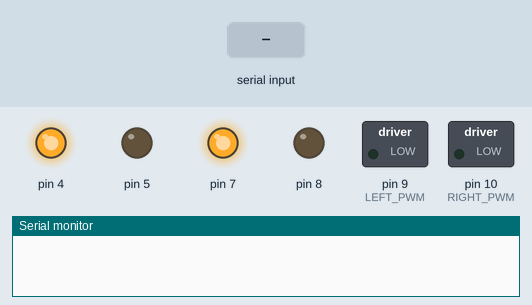
Recording of a sketch running on a simulated Arduino Uno, built with avr-gcc and run on an emulated ATmega328P. Shown: switched loads named in the sketch (green lamp = pin HIGH), output pins drawn as LEDs (lit = HIGH), the last lines printed to the serial monitor. The test bench sets the inputs (shaded band).

Above: at 1.2 s.
1.3 s: "w" received over the second serial link
At 1.8 s:
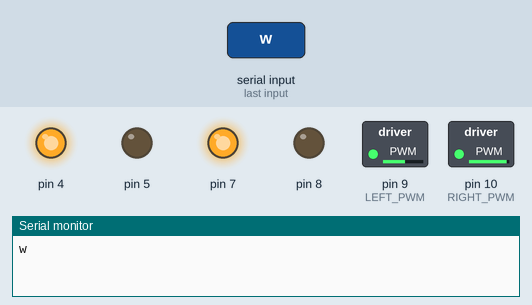
2.8 s: "s" received over the second serial link
At 4.0 s:
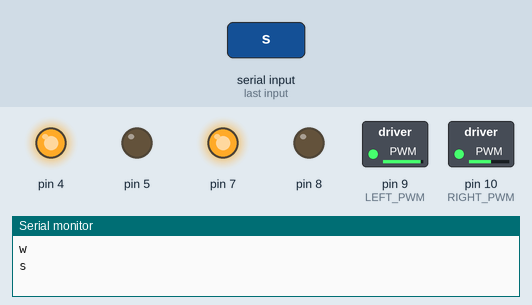
4.3 s: "q" received over the second serial link
At 5.3 s:
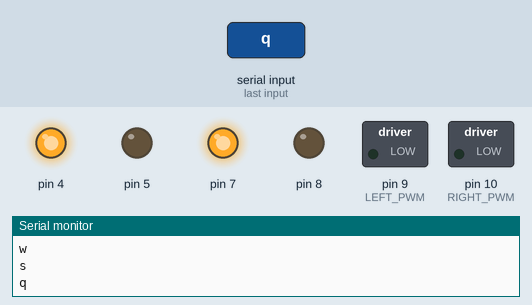
Timing chart, 0 to 7.3 s (numbered marks = the images above; inputs shaded):
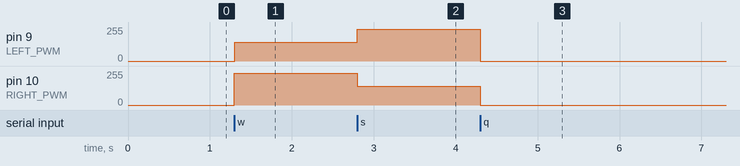

The sketch:

XBeeRobot.ino
```cpp
#include <SoftwareSerial.h>

#define LEFT_PWM 9
#define RIGHT_PWM 10
#define trigPin 13
#define echoPin 12

int right, left = 0;
int dir = 0;
SoftwareSerial XBee(2, 3);

void setup() {
  XBee.begin(9600);
  pinMode(trigPin, OUTPUT);
  pinMode(echoPin, INPUT);
  pinMode(5, OUTPUT);
  pinMode(4, OUTPUT);
  pinMode(8, OUTPUT);
  pinMode(7, OUTPUT);
  digitalWrite(5, LOW);
  digitalWrite(4, HIGH);
  digitalWrite(8, LOW);
  digitalWrite(7, HIGH);
  pinMode(LEFT_PWM, OUTPUT);
  pinMode(RIGHT_PWM, OUTPUT);
  Serial.begin(9600);

  rest();
}

void loop() {
  /*long duration, distance;
  digitalWrite(trigPin, LOW);
  delayMicroseconds(2);
  digitalWrite(trigPin, HIGH);
  delayMicroseconds(10);
  digitalWrite(trigPin, LOW);
  duration = pulseIn(echoPin, HIGH);
  distance = (duration/2) / 29.1;
  if ((distance > 1) && (distance < 100))
  {
    Serial.println(distance);
  }
  if (distance > 3 && distance < 10)
  {

  }
  */
  if (XBee.available())
  {
    char ch = XBee.read();
    Serial.println(ch);

    switch (ch)
    {
        case 'w':
          dir = 1;
          forward();
          break;
        case 's':
          dir = -1;
          back();
          break;
        case 'q':
          dir = 0;
          rest();
          break;
        case 'd':
          if (left > 0)
          {
            left-=5;
          }
          else
          {
            right+=5;
          }
          if (dir == 1) forward(); if (dir == -1) back();
          break;
        case 'a':
          if (right > 0)
          {
            right-=5;
          }
          else
          {
            left+=5;
          }
          if (dir == 1) forward(); if (dir == -1) back();
          break;
    }
  }
}
void rest()
{
  analogWrite(RIGHT_PWM, 0);
  analogWrite(LEFT_PWM, 0);
  right = 0;
  left = 0;
}
void forward()
{
  analogWrite(RIGHT_PWM, 240-right);
  analogWrite(LEFT_PWM, 140+left);
}

void back()
{
  analogWrite(RIGHT_PWM, 140+right);
  analogWrite(LEFT_PWM, 240-left);
}
```

Measured:
- after the input at 1.3 s, pin 9 (LEFT_PWM): 0/255 → 140/255 at once; pin 10 (RIGHT_PWM): 0/255 → 240/255 at once
- after the input at 2.8 s, pin 9 (LEFT_PWM): 140/255 → 240/255 at once; pin 10 (RIGHT_PWM): 240/255 → 140/255 at once
- after the input at 4.3 s, pin 9 (LEFT_PWM): 240/255 → 0/255 at once; pin 10 (RIGHT_PWM): 140/255 → 0/255 at once
